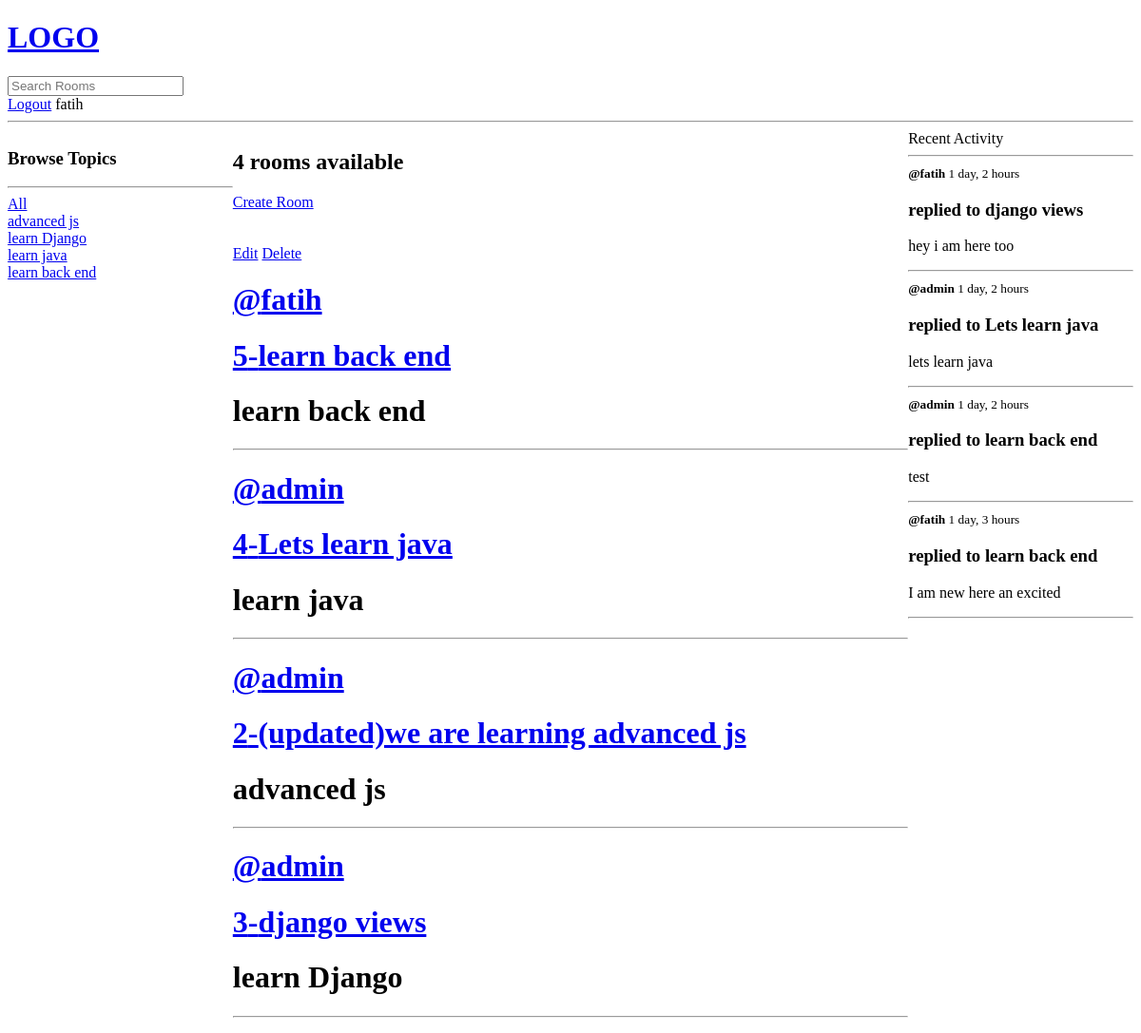
The page / (signed in) on the database as committed earlier.
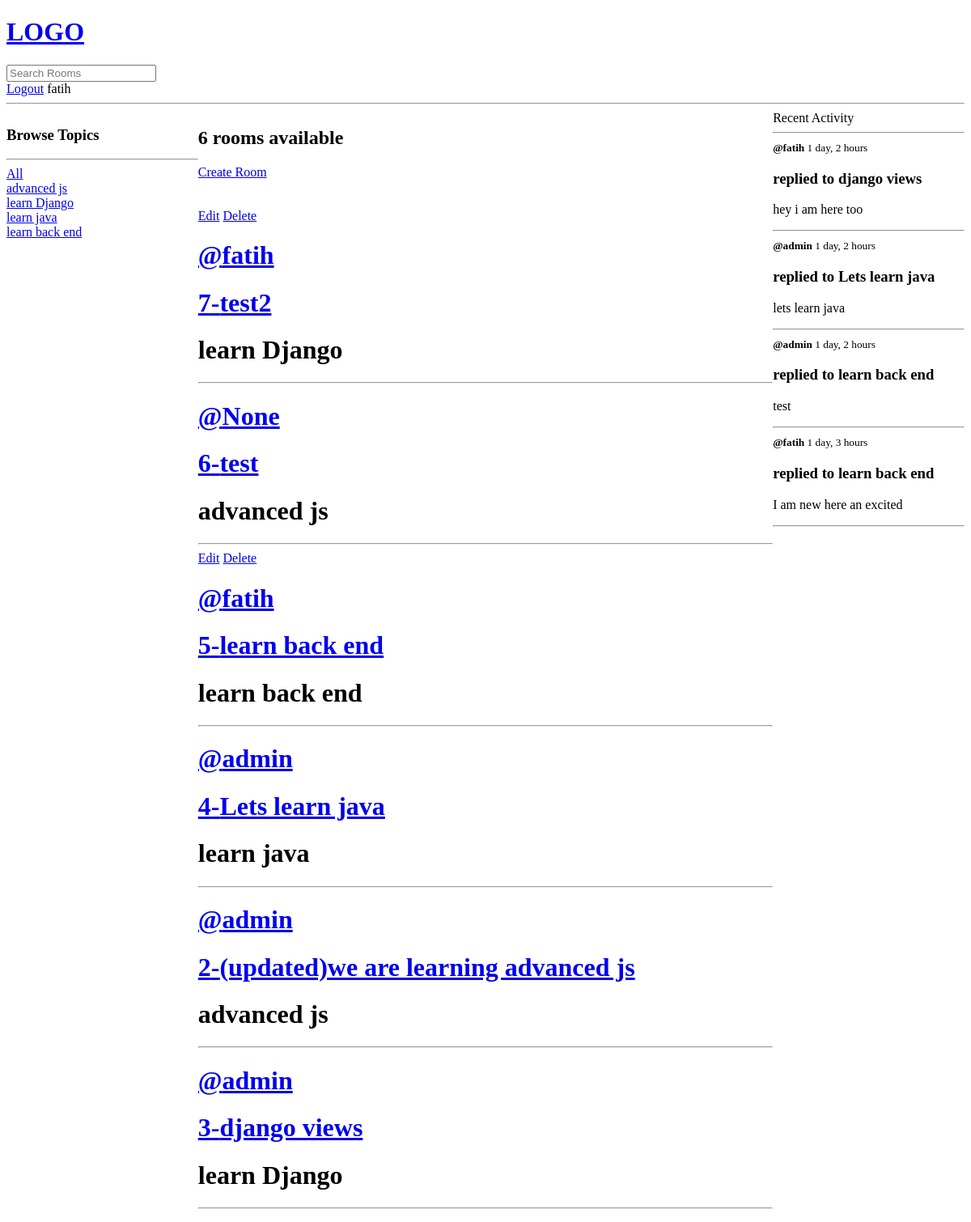
The same page on the database as committed later.
### base/models.py (models this page shows, shortened)
class Topic(models.Model):
    name = models.CharField(max_length=200)
    def __str__(self):
        return self.name

class Room(models.Model):
    host = models.ForeignKey(User, on_delete=models.SET_NULL, null=True)
    topic = models.ForeignKey(Topic, on_delete=models.SET_NULL, null=True)
    name = models.CharField(max_length=200)
    description = models.TextField(null=True, blank=True)
    participants = models.ManyToManyField(User, related_name='participants', blank=True)
    updated = models.DateTimeField(auto_now=True)
    created = models.DateTimeField(auto_now_add=True)
    class Meta:
        ordering = ['-updated', '-created']
    def __str__(self):
        return self.name

class Message(models.Model):
    user = models.ForeignKey(User, on_delete=models.CASCADE)
    room = models.ForeignKey(Room, on_delete=models.CASCADE)
    body = models.TextField()
    updated = models.DateTimeField(auto_now=True)
    created = models.DateTimeField(auto_now_add=True)
    class Meta:
        ordering = ['-updated', '-created']

### base/views.py (the view)
# urls.py: path('', views.home, name = 'home'),
def home(request):
    q = request.GET.get('q') if request.GET.get('q') != None else ''
    room = Room.objects.filter(
        Q(topic__name__icontains=q) |
        Q(name__icontains=q) |
        Q(description__icontains=q)
    )
    message = Message.objects.all()
    topic = Topic.objects.all()
    room_count = room.count()
    room_messages = Message.objects.all()
    context = {
        "room" : room,
        "message" : message,
        "topics" : topic,
        "room_count" : room_count,
        "room_messages" : room_messages,
    }
    return render(request,"home.html", context)

### templates/home.html (shortened to what this page needs)
{% extends 'main.html' %}
{% block content %}
<div class="home-container">
        <div class="">
            <h3>Browse Topics</h3>
            <hr>
            <div class="">
                <a href="{% url 'home' %}">All</a>
            </div>
            {% for i in topics %}
                <div class="">
                    <a href="{% url 'home' %}?q={{i.name}}">{{i.name}}</a>
                </div>
            {% endfor %}
        </div>
    <div class="">
        <h2> <b>{{room_count}}</b> rooms available </h2>
        <a href="{% url 'create-room' %}">Create Room</a> <br><br><br>
        <div class="">
            {% for i  in room %}
                {% if request.user == i.host %}
                <a href="{% url 'update-room' i.id %}">Edit</a>
                <a href="{% url 'delete-room' i.id %}">Delete</a>
                {% endif %}
                <h1> <a href="profile/{{i.host.id}}">@{{i.host}}</a></h1>
                <h1><a href="room/{{i.id}}">{{i.id}}-{{i.name}}</a></h1>
                <h1>{{i.topic}}</h1>
                <hr>
            {% endfor %}
        </div>
    </div>
    <div class="">
        Recent Activity
        <hr>
        {% for i in  room_messages %}
            <div class="">
                <small> <b>@{{i.user}}</b>  {{i.created|timesince}}</small>
                <h3>replied to {{i.room}}</h3>
                <p>{{i.body}}</p>
                <hr>
            </div>
        {% endfor %}
    </div>
</div>
{% endblock content %}

Rows that differ between the two databases and show on the page:
added Room: shows "Edit", host "fatih", id "7", name "test2", topic "learn Django"
added Room: host "None", id "6", name "test", topic "advanced js"
Other text that changed with them:
{{ room_count }}: "4" → "6"
